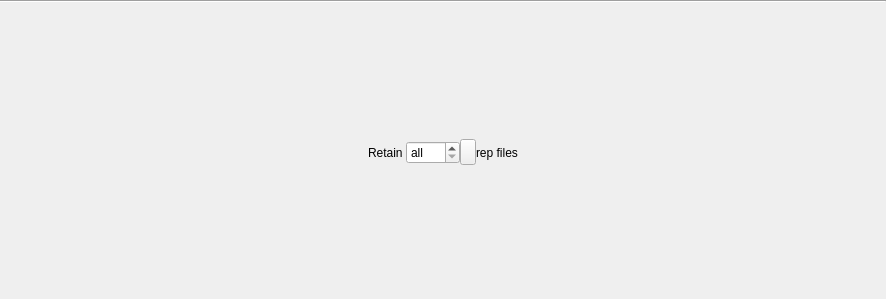
<?xml version="1.0" encoding="UTF-8"?>
<ui version="4.0">
 <class>Form</class>
 <widget class="QWidget" name="Form">
  <property name="geometry">
   <rect>
    <x>0</x>
    <y>0</y>
    <width>886</width>
    <height>299</height>
   </rect>
  </property>
  <property name="sizePolicy">
   <sizepolicy hsizetype="MinimumExpanding" vsizetype="Preferred">
    <horstretch>0</horstretch>
    <verstretch>0</verstretch>
   </sizepolicy>
  </property>
  <property name="windowTitle">
   <string>Form</string>
  </property>
  <layout class="QVBoxLayout" name="verticalLayout">
   <property name="spacing">
    <number>3</number>
   </property>
   <property name="margin">
    <number>0</number>
   </property>
   <item>
    <widget class="Line" name="line">
     <property name="orientation">
      <enum>Qt::Horizontal</enum>
     </property>
    </widget>
   </item>
   <item>
    <layout class="QHBoxLayout" name="horizontalLayout">
     <item>
      <spacer name="horizontalSpacer">
       <property name="orientation">
        <enum>Qt::Horizontal</enum>
       </property>
       <property name="sizeHint" stdset="0">
        <size>
         <width>0</width>
         <height>0</height>
        </size>
       </property>
      </spacer>
     </item>
     <item>
      <widget class="QWidget" name="widget" native="true">
       <property name="toolTip">
        <string>Number of shots to keep on disk when in repeat mode.
Repeated shots older than this will be deleted from disk.</string>
       </property>
       <layout class="QHBoxLayout" name="horizontalLayout_5">
        <property name="spacing">
         <number>0</number>
        </property>
        <property name="margin">
         <number>0</number>
        </property>
        <item>
         <widget class="QLabel" name="label">
          <property name="text">
           <string>Retain </string>
          </property>
         </widget>
        </item>
        <item>
         <widget class="QSpinBox" name="spinBox">
          <property name="focusPolicy">
           <enum>Qt::ClickFocus</enum>
          </property>
          <property name="toolTip">
           <string/>
          </property>
          <property name="wrapping">
           <bool>false</bool>
          </property>
          <property name="frame">
           <bool>true</bool>
          </property>
          <property name="buttonSymbols">
           <enum>QAbstractSpinBox::UpDownArrows</enum>
          </property>
          <property name="specialValueText">
           <string>all</string>
          </property>
          <property name="accelerated">
           <bool>true</bool>
          </property>
          <property name="minimum">
           <number>0</number>
          </property>
          <property name="maximum">
           <number>9999</number>
          </property>
          <property name="value">
           <number>0</number>
          </property>
         </widget>
        </item>
        <item>
         <widget class="QToolButton" name="reset_button">
          <property name="toolTip">
           <string>Reset to &quot;all&quot; and clear pending deletions</string>
          </property>
          <property name="text">
           <string/>
          </property>
          <property name="icon">
           <iconset resource="../../../../../../usr/local/lib/python2.7/dist-packages/qtutils/icons/icons.qrc">
            <normaloff>:/qtutils/fugue/arrow-turn-180-left.png</normaloff>:/qtutils/fugue/arrow-turn-180-left.png</iconset>
          </property>
          <property name="iconSize">
           <size>
            <width>8</width>
            <height>19</height>
           </size>
          </property>
          <property name="popupMode">
           <enum>QToolButton::InstantPopup</enum>
          </property>
          <property name="arrowType">
           <enum>Qt::NoArrow</enum>
          </property>
         </widget>
        </item>
        <item>
         <widget class="QLabel" name="label_2">
          <property name="text">
           <string>rep files</string>
          </property>
         </widget>
        </item>
       </layout>
      </widget>
     </item>
     <item>
      <spacer name="horizontalSpacer_8">
       <property name="orientation">
        <enum>Qt::Horizontal</enum>
       </property>
       <property name="sizeHint" stdset="0">
        <size>
         <width>0</width>
         <height>0</height>
        </size>
       </property>
      </spacer>
     </item>
    </layout>
   </item>
  </layout>
 </widget>
 <resources>
  <include location="../../../../../../usr/local/lib/python2.7/dist-packages/qtutils/icons/icons.qrc"/>
 </resources>
 <connections/>
</ui>
